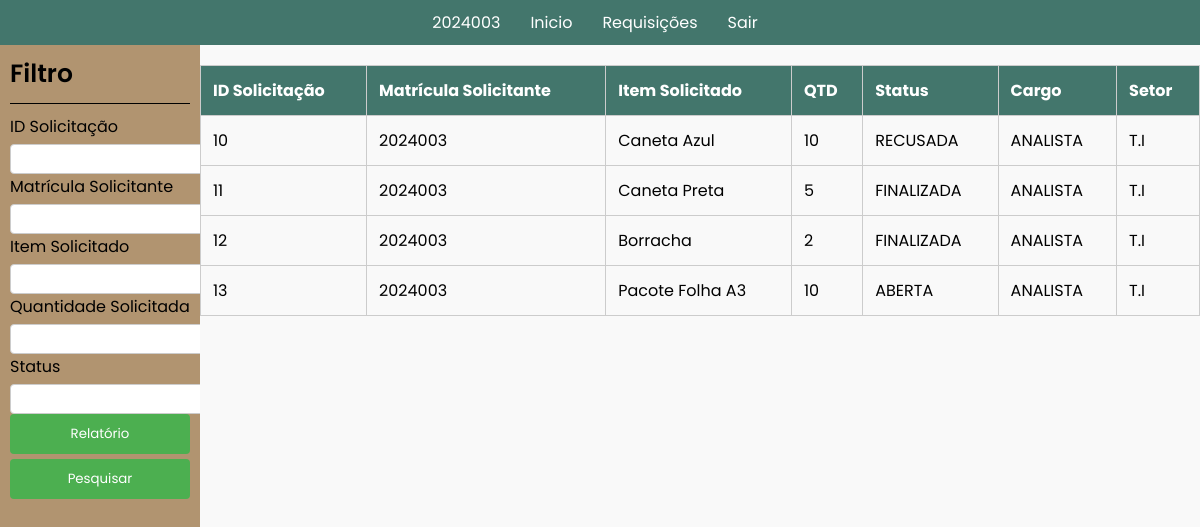
/05.1Aprovador_Visu_Req/index.php (signed in), run on the app's committed database.
### tables this page shows
CREATE TABLE `requisicao` (
  `QuantidadeItem` int(11) DEFAULT NULL,
  `CargoFuncionario` varchar(100) DEFAULT NULL,
  `ID_Solicitacao` int(11) NOT NULL,
  `NomeItem` varchar(100) DEFAULT NULL,
  `SetorFuncionario` varchar(100) DEFAULT NULL,
  `StatusSolicitacao` varchar(50) DEFAULT NULL,
  `DataSolicitacao` timestamp NOT NULL DEFAULT current_timestamp() ON UPDATE current_timestamp(),
  `FK_ITEM_ID_Item` int(11) DEFAULT NULL,
  `FK_CONTA_Matricula` int(11) DEFAULT NULL
);

### 05.1Aprovador_Visu_Req/index.php (the view, shortened to what this page needs)
<!DOCTYPE html>
<html lang="en">
<head>
    <link rel="stylesheet" href="style.css">
    <link rel="stylesheet" href="../src/css/reset.css">
    <link rel="stylesheet" href="../src/css/font.css">
    <link rel="stylesheet" href="../src/css/printParametre.css">
</head>
<?php
$atual = $_SESSION['matricula'];
$setor_session = $_SESSION['nomeSetor'];
include '../src/db/db_connection.php';
?>
<body>
    <nav>
        <ul>
            <?php
            $menu_items = array(
                $atual => "ID.php",
                "Inicio" => "../05.Aprovador_Inicial_Aprovar/index.php",
                "Requisições" =>"../05.1Aprovador_Visu_Req/index.php",
                "Sair" => "../src/php/sair.php"            );
            foreach ($menu_items as $label => $url) {
                echo '<li><a href="' . $url . '">' . $label . '</a></li>';
            }
            ?>
        </ul>
    </nav>
    <div class="content">
        <div class="menuLateral">
            <h4>Filtro</h4>
            <form action="" method="get">
                <div>
                    <label for="idSolicitação">ID Solicitação</label>
                    <input type="number" name="idSolicitação" id="idSolicitação" value="<?php echo isset($_GET['idSolicitação']) ? $_GET['idSolicitação'] : ''; ?>">
                </div>
                <div>
                    <label for="MatriculaSolicitante">Matrícula Solicitante</label>
                    <input type="text" name="MatriculaSolicitante" id="MatriculaSolicitante" value="<?php echo isset($_GET['MatriculaSolicitante']) ? $_GET['MatriculaSolicitante'] : ''; ?>">
                </div>
                <div>
                    <label for="itemSolicitado">Item Solicitado</label>
                    <input type="text" name="itemSolicitado" id="itemSolicitado" value="<?php echo isset($_GET['itemSolicitado']) ? $_GET['itemSolicitado'] : ''; ?>">
                </div>
                <div>
                    <label for="quantidade">Quantidade Solicitada</label>
                    <input type="number" name="quantidade" id="quantidade" value="<?php echo isset($_GET['quantidade']) ? $_GET['quantidade'] : ''; ?>">
                </div>
                <div>
                    <label for="statusSolicitacao">Status</label>
                    <input type="text" name="statusSolicitacao" id="statusSolicitacao" value="<?php echo isset($_GET['statusSolicitacao']) ? $_GET['statusSolicitacao'] : ''; ?>">
                </div>
                <div class="relatorio">
                    <button type="button" onclick="imprimirRelatorio()">Relatório</button>
                </div>
                <div class="pesquisa">
                    <button type="submit">Pesquisar</button>
                </div>
            </form>
        </div>
        <div class="dataGrid printableArea">
            <table>
                <thead>
                    <tr>
                        <th>ID Solicitação</th>
                        <th>Matrícula Solicitante</th>
                        <th>Item Solicitado</th>
                        <th>QTD</th>
                        <th>Status</th>
                        <th>Cargo</th>
                        <th>Setor</th>
                    </tr>
                </thead>
                <tbody>
                <?php
                $sql = "SELECT ID_Solicitacao, NomeItem, QuantidadeItem, StatusSolicitacao, CargoFuncionario, SetorFuncionario, FK_CONTA_Matricula
                        FROM requisicao
                        WHERE SetorFuncionario = '$setor_session'";
                $result = $conn->query($sql);
                if ($result->num_rows > 0) {
                    while ($row = $result->fetch_assoc()) {
                        $id_solicitacao = $row['ID_Solicitacao'];
                        $matricula_funcionario = $row['FK_CONTA_Matricula'];
                        $item = $row['NomeItem'];
                        $quantidade = $row['QuantidadeItem'];
                        $status = $row['StatusSolicitacao'];
                        $cargo = $row['CargoFuncionario'];
                        $setor = $row['SetorFuncionario'];
                        echo "<tr>
                                <td>{$id_solicitacao}</td>
                                <td>{$matricula_funcionario}</td>
                                <td>{$item}</td>
                                <td>{$quantidade}</td>
                                <td>{$status}</td>
                                <td>{$cargo}</td>
                                <td>{$setor}</td>
                              </tr>";
                    }
                } else {
                    echo "<tr><td colspan='7'>Nenhum registro encontrado</td></tr>";
                }
                ?>
                </tbody>
            </table>
        </div>
    </div>
</body>
</html>

### 05.1Aprovador_Visu_Req/style.css (style rules this page uses)
html, body { height: 100%; margin: 0; }
body { display: flex; flex-direction: column; margin: 0; padding: 0; }
nav { background-color: #43766c; padding: 10px 0; width: 100%; }
nav ul { list-style-type: none; margin: 0; padding: 0; text-align: center; }
nav ul li { display: inline; margin-right: 10px; }
nav ul li a { color: #fff; text-decoration: none; padding: 5px 10px; }
.content { display: flex; flex: 1; }
.menuLateral { background-color: #B19470; width: 200px; display: flex; flex-direction: column; padding: 10px; }
.dataGrid { flex: 1; background-color: #f9f9f9; }
label { display: block; margin-bottom: 5px; }
input { height: 30px; border: 1px solid #ccc; border-radius: 4px; box-sizing: border-box; }
button { background-color: #4CAF50; color: white; border: none; padding: 10px 20px; border-radius: 4px; cursor: pointer; width: 100%; }
table { width: 100%; border-collapse: collapse; margin-top: 20px; }
th, td { border: 1px solid #ccc; padding: 12px; text-align: left; }
th { background-color: #43766c; color: white; }
.relatorio { margin-bottom: 5px; }
.relatorio { margin-top: auto; }
h4 { font-size: 25px; font-weight: 600; padding-bottom: 10px; border-bottom: 1px solid black; margin-bottom: 10px; }

### data on the page
requisicao: ID_Solicitacao "10", FK_CONTA_Matricula "2024003", NomeItem "Caneta Azul", QuantidadeItem "10", StatusSolicitacao "RECUSADA", CargoFuncionario "ANALISTA", SetorFuncionario "T.I"
requisicao: ID_Solicitacao "11", FK_CONTA_Matricula "2024003", NomeItem "Caneta Preta", QuantidadeItem "5", StatusSolicitacao "FINALIZADA", CargoFuncionario "ANALISTA", SetorFuncionario "T.I"
requisicao: ID_Solicitacao "12", FK_CONTA_Matricula "2024003", NomeItem "Borracha", QuantidadeItem "2", StatusSolicitacao "FINALIZADA", CargoFuncionario "ANALISTA", SetorFuncionario "T.I"
requisicao: ID_Solicitacao "13", FK_CONTA_Matricula "2024003", NomeItem "Pacote Folha A3", QuantidadeItem "10", StatusSolicitacao "ABERTA", CargoFuncionario "ANALISTA", SetorFuncionario "T.I"

### other printed values
$label "2024003"
$label "Inicio"
$label "Requisições"
$label "Sair"
